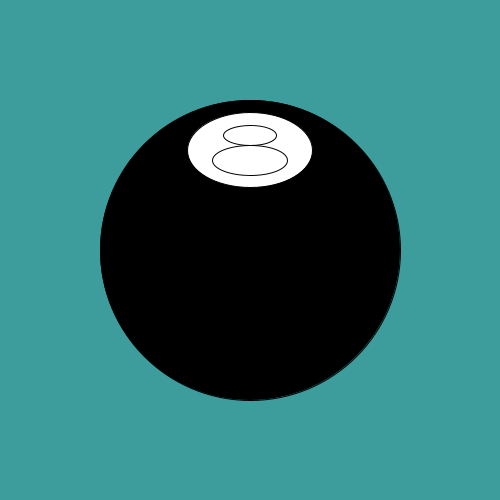
Frame 1 (no input)
Frame 2 (the mouse pressed at the canvas centre, redrawn once): identical to frame 1, image omitted

The Processing sketch that drew this single still picture (run headless with seeded random() and noise(); the mouse was pressed at the canvas centre and the sketch redrawn once):

// Processing sketch: processing_79298
// ── processing_79298.pde

boolean mode=false;
String magic[]={"Yea", "Maybe", "You Wish", "If You're a unicorn", "When Cows Fly","Of Course","HUEHUEHUE","Definitely","Never","Probably", "Ask Something Else","Ask Truong","Go Away","Guaranteed"};
void setup()
{
  size(500, 500);
  noLoop();
}
void draw() 
{
  background(61, 156, 156);
  if (mode==true)
  {
    fill(0);
    ellipse(250,250,300,300);
    fill(255);
    triangle(175,170,325,170,250,225);
    fill(255);
    textSize(30);
    textAlign(CENTER);
    int choice=int(random(magic.length));
    text(magic[choice],250,300);
  }
else
{
  fill(0);
  ellipse(250, 250, 300, 300);
  fill(255);
  ellipse(250, 150, 125, 75);
  noFill();
  ellipse(250, 135, 53, 20);
  ellipse(250, 160, 75, 30);
}
}
void mouseClicked()
{
  
    mode=!mode;
    redraw();
}
